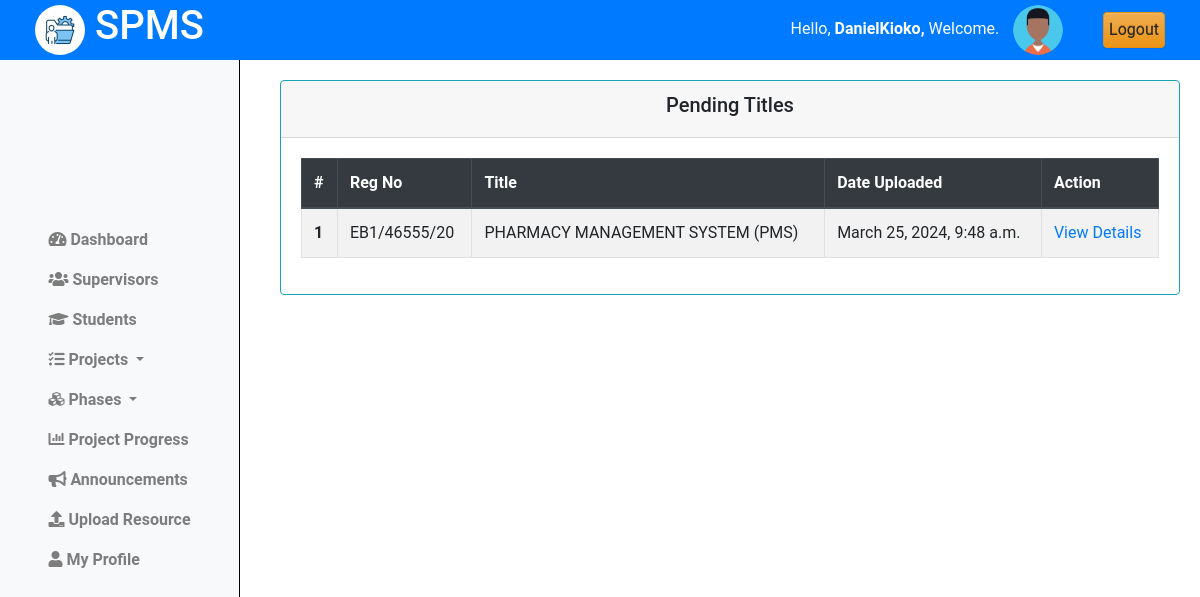
Before: /projects/pending/ (signed in) with the older database file.
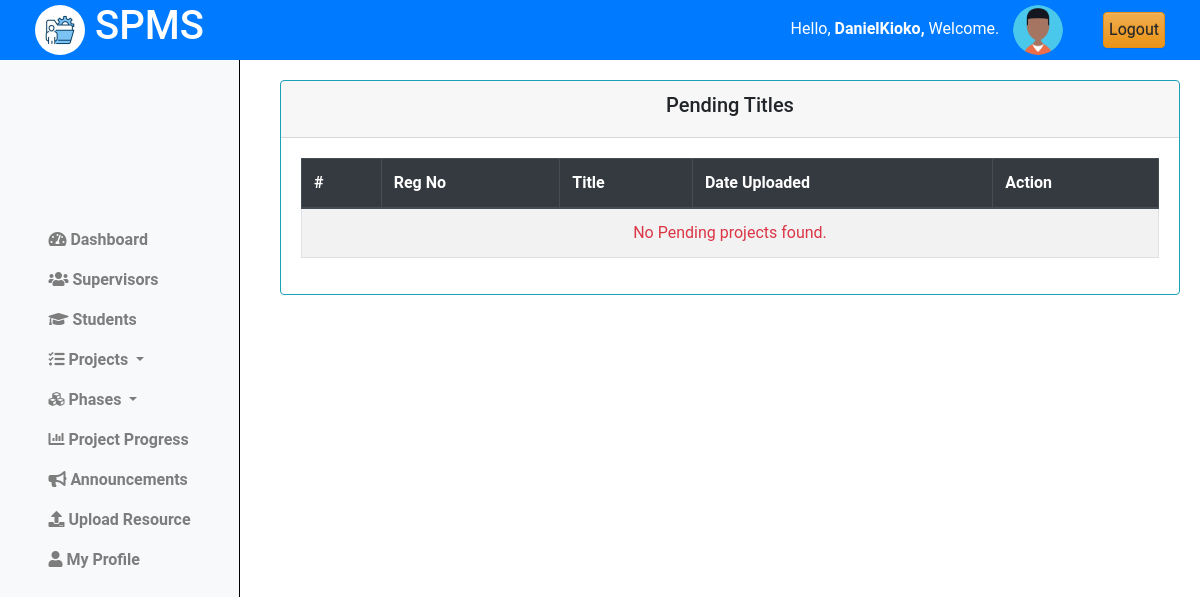
After: the same page with the newer database file.
### projectsApp/models.py (models this page shows, shortened)
class Projects(models.Model):
    student = models.ForeignKey(Student, on_delete=models.CASCADE)
    title = models.CharField(max_length=255)
    description = models.TextField()
    objectives = models.TextField()
    lecturer = models.ForeignKey(Lecturer, on_delete=models.SET_NULL, null=True, blank=True)
    status = models.CharField(max_length=50, choices=[
        ('pending', 'Pending'),
        ('approved', 'Approved'),
        ('rejected', 'Rejected')
    ], default='Pending')
    created_at = models.DateTimeField(auto_now_add=True)
    updated_at = models.DateTimeField(auto_now=True)

class Student(models.Model):
    regno = models.CharField(max_length=255, unique=True)
    email = models.EmailField(max_length=255, unique=True)
    name = models.CharField(max_length=255)
    phone_number = models.IntegerField(null=True, blank=True)
    intake_year = models.PositiveSmallIntegerField(default=2024)
    password = models.CharField(max_length=128, null=False, blank=False)
    user_id = models.AutoField(primary_key=True)
    last_login = models.DateTimeField(blank=True, null=True)
    USERNAME_FIELD = 'email'
    REQUIRED_FIELDS = ['regno', 'name', 'phone_number']
    class Meta:
        db_table = "students"

### projectsApp/AccessControl.py (the view)
    @login_required
    def wrapper(request, *args, **kwargs):
        if not isinstance(request.user, Coordinator):
            return redirect('cordinator_login')
        return function(request, *args, **kwargs)

### projectsApp/AccessControl.py (called while the page is built)
def coordinator_required(function):
    @login_required
    def wrapper(request, *args, **kwargs):
        if not isinstance(request.user, Coordinator):
            return redirect('cordinator_login')
        return function(request, *args, **kwargs)
    return wrapper

### projectsApp/views.py (called while the page is built)
@coordinator_required
def pending_titles(request):
    projects = Projects.objects.filter(status="Pending").order_by('created_at')
    context = {
        'projects':projects
        }
    return render(request, 'cordinator/pending_titles.html', context)

### projectsApp/templates/cordinator/pending_titles.html
{% extends 'base_cord.html' %}
{% load static %}
{% block content %}
{% include 'column1_cord.html' %}
<div class="content">
    <div class="container-fluid">
        <div class="row">
            <div class="card border-info">
                <div class="card-header text-center">
                    <h5>Pending Titles</h5>
                </div>
                <div class="card-body">
                    <table class="table table-bordered table-hover  table-striped border-info">
                        <thead class="thead-dark">
                            <tr>
                                <th scope="col">#</th>
                                <th scope="col">Reg No</th>
                                <th scope="col">Title</th>
                                <th scope="col">Date Uploaded</th>
                                <th scope="col">Action</th>
                            </tr>
                        </thead>
                        <tbody>
                            {% if projects.exists %}
                                {% for project in projects %}
                                    <tr>
                                        <th scope="row">{{forloop.counter}}</th>
                                        <td>{{project.student.regno|upper}}</td>
                                        <td>{{project.title|upper}}</td>
                                        <td>{{project.created_at}}</td>
                                        <td><a href="{% url "view_project_details" project.id %}"> View Details </a></td>
                                    </tr>
                            {% endfor %}
                            {% else %}
                                <tr>
                                    <td colspan="6" class="text-center text-danger">No Pending projects found.</td>
                                </tr>
                            {% endif %}
                        </tbody>
                    </table>
                </div>
            </div>
        </div>
    </div>
</div>
<link rel="stylesheet" href="{% static 'css/mystudents.css' %}">
{% endblock %}

Changed rows visible on the page:
no longer on this page (row edited): Projects: student.regno "EB1/46555/20", title "PHARMACY MANAGEMENT SYSTEM (PMS)", created_at "March 25, 2024, 9:48 a.m."
Other visible differences:
text now shown: "No Pending projects found."
